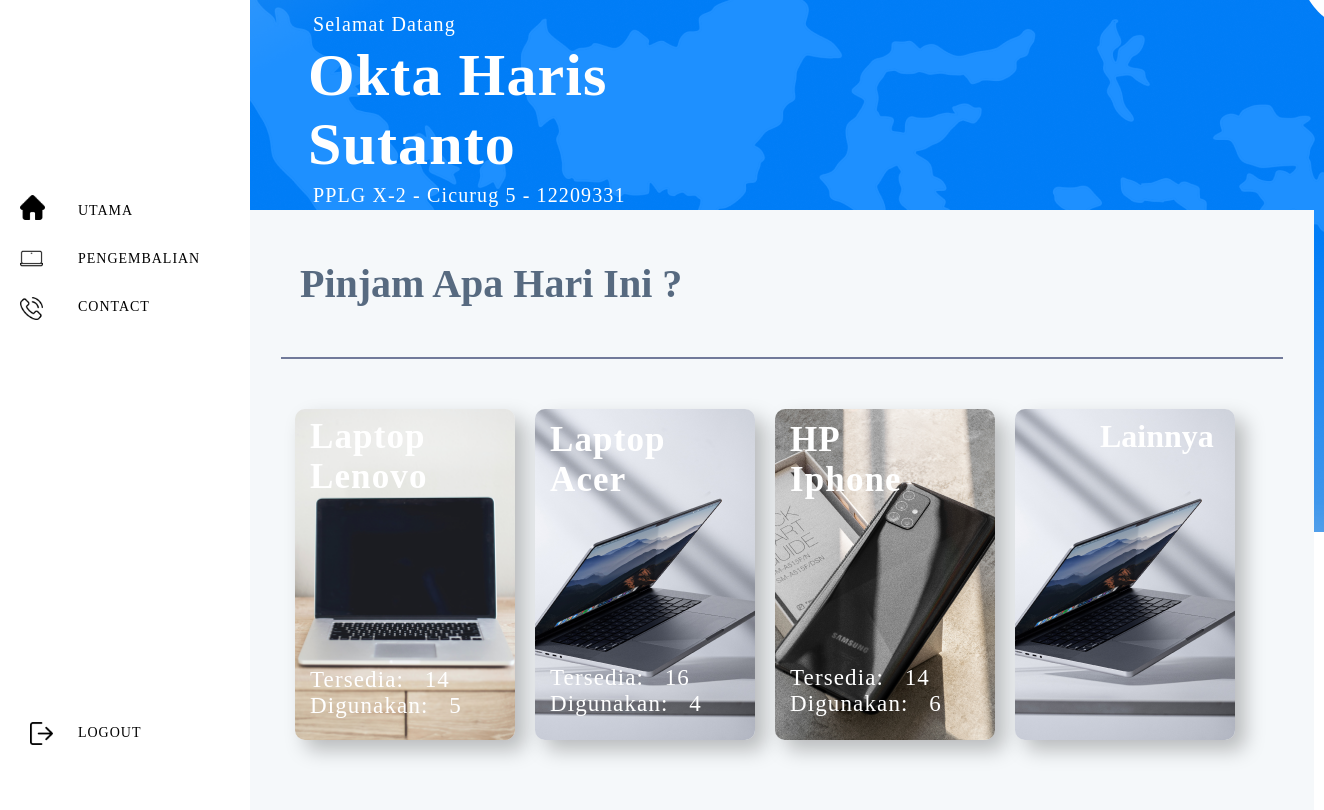
The app's page /utama.php (signed in) with its own data.
### tables this page shows
CREATE TABLE `user` (
  `id` int(11) NOT NULL,
  `nama` text NOT NULL,
  `nis` varchar(100) NOT NULL,
  `rombel` varchar(100) NOT NULL,
  `rayon` varchar(100) NOT NULL,
  `gambar` blob NOT NULL,
  `email` varchar(100) NOT NULL,
  `password` varchar(100) NOT NULL
);

### controller.php (called while the page is built, shortened)
<?php
$conn = mysqli_connect("localhost", "root", "", "pplg");
function query($query)
{
    global $conn;
    $result = mysqli_query($conn, $query);
    $wadah = [];
    while ($baju = mysqli_fetch_assoc($result)) {
        $wadah[] = $baju;
    }
    return $wadah;
}
?>

### utama.php (the view, shortened to what this page needs)
<?php
require 'controller.php';
$tampil = $_SESSION["nis"];
$user = query("SELECT * FROM user WHERE nis =$tampil")[0];
$laptop = query("SELECT * FROM laptop ");
?>
<!DOCTYPE html>
<html lang="en">
<head>
</head>
<body>
    <div class="text">
        <p>Selamat Datang</p>
        <h1><?= $user["nama"]; ?></h1>
        <p><?= $user["rombel"] ?> - <?= $user["rayon"] ?> - <?= $user["nis"] ?></p>
    </div>
    <div class="nav">
        <div class="listimg">
            <img style="width: 25px; margin-right: 10px;" src="img/home (1).png" alt="">
            <img style="width: 23px;" src="img/laptop (1).png" alt="">
            <img style="width: 23px;" src=" img/phone-call.png" alt="">
            <img class="logout" style="width: 23px;" src="img/logout.png" alt="">
        </div>
        <div class="content">
            <h1 class="pin">Pinjam Apa Hari Ini ?</h1>
            <div class="lap">
                <?php
                $jumlahRusak = 0;
                $jumlahDigunakan = 0;
                $jumlahBaik = 0;
                foreach ($laptop as $lap) {
                    $nomor = $lap["no"];
                    $kondisi = $lap["kondisi"];
                    if ($nomor <= 20) {
                        if ($kondisi == "rusak") {
                            $jumlahRusak++;
                        } elseif ($kondisi == "digunakan") {
                            $jumlahDigunakan++;
                        } else {
                            $jumlahBaik++;
                        }
                    }
                }
                ?>
                <div class="lenovo">
                    <h1>Laptop Lenovo</h1>
                    <p>Tersedia: &nbsp; <?php echo $jumlahBaik ?> </p>
                    <p>Digunakan: &nbsp; <?php echo $jumlahDigunakan ?> </p>
                    <?php
                    $jumlahRusak = 0;
                    $jumlahDigunakan = 0;
                    $jumlahBaik = 0;
                    foreach ($laptop as $lap) {
                        $nomor = $lap["no"];
                        $kondisi = $lap["kondisi"];
                        if ($nomor >= 21 && $nomor <= 40) {
                            if ($kondisi == "rusak") {
                                $jumlahRusak++;
                            } elseif ($kondisi == "digunakan") {
                                $jumlahDigunakan++;
                            } else {
                                $jumlahBaik++;
                            }
                        }
                    }
                    ?>
                </div>
                <div class="acer">
                    <h1>Laptop Acer</h1>
                    <p>Tersedia: &nbsp; <?php echo $jumlahBaik ?> </p>
                    <p>Digunakan: &nbsp; <?php echo $jumlahDigunakan ?> </p>
                </div>
                <div class="hp">
                    <?php
                    $jumlahRusak = 0;
                    $jumlahDigunakan = 0;
                    $jumlahBaik = 0;
                    foreach ($laptop as $lap) {
                        $nomor = $lap["no"];
                        $kondisi = $lap["kondisi"];
                        if ($nomor >= 40 && $nomor <= 60) {
                            if ($kondisi == "rusak") {
                                $jumlahRusak++;
                            } elseif ($kondisi == "digunakan") {
                                $jumlahDigunakan++;
                            } else {
                                $jumlahBaik++;
                            }
                        }
                    }
                    ?>
                    <h1>HP Iphone</h1>
                    <p>Tersedia: &nbsp; <?php echo $jumlahBaik; ?></p>
                    <p>Digunakan: &nbsp; <?php echo $jumlahDigunakan; ?></p>
                </div>
                <div class="lainnya">
                    <h1>Lainnya</h1>
                </div>
            </div>
            <hr>
            <div class="conimg">
                <a href="lenovo.php">
                    <div class="img">
                        <img src="img/kari-shea-1SAnrIxw5OY-unsplash 1.png" alt="">
                    </div>
                </a>
                <a href="acer.php">
                    <div class="img">
                        <img src="img/screen-post-Fhhip1_P3fA-unsplash 1.png" alt="">
                    </div>
                </a>
                <a href="hp.php">
                    <div class="img">
                        <img src="img/sama-hosseini-hLPVT6Ll6W4-unsplash 1.png" alt="">
                    </div>
                </a>
                <a href="lainnya.php">
                    <div class="img">
                        <img src="img/screen-post-Fhhip1_P3fA-unsplash 1.png" alt="">
                    </div>
                </a>
            </div>
        </div>
        <div class="list">
            <ul type="none">
                <li><a style="text-decoration: none; color:black;" href="utama.php">UTAMA</a></li>
                <li><a style="text-decoration: none;" href="pengembalian.php">PENGEMBALIAN</a></li>
                <li><a style="text-decoration: none;" href="contact.php">CONTACT</a></li>
                <li><a class="logout2" style="text-decoration: none;" href="logout.php">LOGOUT</a></li>
            </ul>
        </div>
    </div>
</body>
</html>

### utama.php (style rules this page uses)
* { font-family: Pangram-ExtraLight; }
body { background-image: url(img/Login-bg.png); background-position: 250px -300px; background-repeat: no-repeat; }
.nav { width: 100px; position: static; display: flex; flex-direction: column; }
img { width: 100px; margin-top: 20px; margin-left: 60px; }
.list { position: absolute; top: 125px; padding-top: 30px; padding-left: 20px; }
li { padding-top: 32px; padding-left: 10px; font-size: 14px; letter-spacing: 0.07em; }
.listimg { position: absolute; top: 168px; left: -40px; display: flex; flex-direction: column; }
.listimg img { padding-top: 7px; width: 20px; }
a { color: black; }
.content { position: absolute; width: 1064px; height: 600px; left: 250px; top: 210px; background: #F5F8FA; box-shadow: 0px 1318px 4px rgba(18, 37, 87, 0.25); }
.conimg { margin-top: 30px; margin-left: 25px; display: flex; width: 500px; }
.conimg img { margin-left: 20px; width: 220px; border-radius: 10px; transition: scale 400ms; box-shadow: 10px 10px 20px rgba(0, 0, 0, 0.25); }
.content .pin { margin: 50px; color: #576A80; font-size: 40px; }
hr { width: 1000px; height: 0px; border: 1.9px solid #717A9A; }
.text { position: absolute; margin-left: 300px; color: white; letter-spacing: 0.07em; }
.text p { font-size: 20px; margin: 5px; }
.text h1 { margin: 0; font-size: 60px; width: 500px; }
.lap { position: absolute; }
.lenovo { color: white; margin-left: 60px; margin-top: 60px; width: 120px; letter-spacing: 0.07em; }
.lenovo p { font-size: 23px; margin: 0; width: 200px; }
.lenovo h1 { margin-bottom: 170px; font-size: 35px; }
.acer { color: white; margin-left: 300px; width: 120px; position: absolute; top: 40px; letter-spacing: 0.07em; }
.acer h1 { font-size: 35px; margin-bottom: 165px; }
.acer p { font-size: 23px; margin: 0; width: 200px; }
.hp { color: white; margin-left: 540px; width: 120px; position: absolute; top: 40px; letter-spacing: 0.07em; }
.hp h1 { font-size: 35px; margin-bottom: 165px; }
.hp p { font-size: 23px; margin: 0; width: 200px; }
.lainnya { position: absolute; margin-left: 850px; top: 40px; color: white; }
.logout2 { position: absolute; top: 600px; }
.logout { margin-top: 395px; margin-left: 70px; }

### records on screen
user: nama "Okta Haris Sutanto", rombel "PPLG X-2", rayon "Cicurug 5", nis "12209331"

### other values on screen
$jumlahBaik "14"
$jumlahDigunakan "5"
$jumlahBaik "16"
$jumlahDigunakan "4"
$jumlahDigunakan "6"
